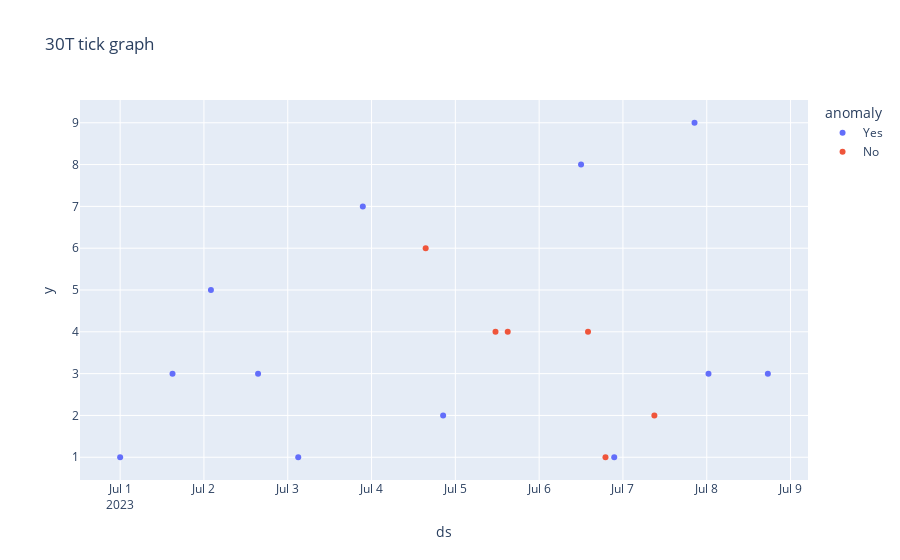

Notebook cell for this chart:
### Markdown cell above
> ##### - run #####

### Code cell
holiday = get_holidays( '2019-01-01', '2023-12-31' )

test_df = validation_data( )

result_dict =  run_to_predict(  single_fit_data, test_df, '30T', holiday )

### Figure 1 — Plotly figure (JSON) as saved in the notebook; plotly's stock layout.template omitted (floating-point values rounded to 4 significant figures)
{"data": [{"hovertemplate": "anomaly=Yes<br>ds=%{x}<br>y=%{y}<extra></extra>", "legendgroup": "Yes", "marker": {"color": "#636efa", "symbol": "circle"}, "mode": "markers", "name": "Yes", "orientation": "v", "showlegend": true, "type": "scatter", "x": ["2023-07-01T00:00:00", "2023-07-01T15:00:00", "2023-07-02T02:00:00", "2023-07-02T15:30:00", "2023-07-03T03:00:00", "2023-07-03T21:30:00", "2023-07-04T20:30:00", "2023-07-06T12:00:00", "2023-07-06T21:30:00", "2023-07-07T20:30:00", "2023-07-08T00:30:00", "2023-07-08T17:30:00"], "xaxis": "x", "y": [1, 3, 5, 3, 1, 7, 2, 8, 1, 9, 3, 3], "yaxis": "y"}, {"hovertemplate": "anomaly=No<br>ds=%{x}<br>y=%{y}<extra></extra>", "legendgroup": "No", "marker": {"color": "#EF553B", "symbol": "circle"}, "mode": "markers", "name": "No", "orientation": "v", "showlegend": true, "type": "scatter", "x": ["2023-07-04T15:30:00", "2023-07-05T11:30:00", "2023-07-05T15:00:00", "2023-07-06T14:00:00", "2023-07-06T19:00:00", "2023-07-07T09:00:00"], "xaxis": "x", "y": [6, 4, 4, 4, 1, 2], "yaxis": "y"}], "layout": {"legend": {"title": {"text": "anomaly"}, "tracegroupgap": 0}, "title": {"text": "30T tick graph"}, "xaxis": {"anchor": "y", "domain": [0, 1], "title": {"text": "ds"}}, "yaxis": {"anchor": "x", "domain": [0, 1], "title": {"text": "y"}}}}
